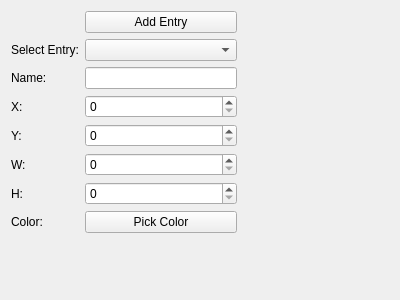
<?xml version="1.0" encoding="UTF-8"?>
<ui version="4.0">
 <class>TabClearArea</class>
 <widget class="QWidget" name="TabClearArea">
  <property name="geometry">
   <rect>
    <x>0</x>
    <y>0</y>
    <width>400</width>
    <height>300</height>
   </rect>
  </property>
  <property name="windowTitle">
   <string>Form</string>
  </property>
  <layout class="QGridLayout" name="gridLayout">
   <item row="6" column="0">
    <widget class="QLabel" name="label_6">
     <property name="text">
      <string>H:</string>
     </property>
    </widget>
   </item>
   <item row="6" column="1">
    <widget class="QSpinBox" name="h_spinBox">
     <property name="maximum">
      <number>240</number>
     </property>
    </widget>
   </item>
   <item row="5" column="0">
    <widget class="QLabel" name="label_5">
     <property name="text">
      <string>W:</string>
     </property>
    </widget>
   </item>
   <item row="0" column="1">
    <widget class="QPushButton" name="add_pushButton">
     <property name="text">
      <string>Add Entry</string>
     </property>
    </widget>
   </item>
   <item row="5" column="1">
    <widget class="QSpinBox" name="w_spinBox">
     <property name="maximum">
      <number>320</number>
     </property>
    </widget>
   </item>
   <item row="1" column="1">
    <widget class="QComboBox" name="select_comboBox"/>
   </item>
   <item row="2" column="0">
    <widget class="QLabel" name="label_2">
     <property name="text">
      <string>Name:</string>
     </property>
    </widget>
   </item>
   <item row="1" column="0">
    <widget class="QLabel" name="label">
     <property name="text">
      <string>Select Entry:</string>
     </property>
    </widget>
   </item>
   <item row="3" column="1">
    <widget class="QSpinBox" name="x_spinBox">
     <property name="maximum">
      <number>990</number>
     </property>
    </widget>
   </item>
   <item row="4" column="0">
    <widget class="QLabel" name="label_4">
     <property name="text">
      <string>Y:</string>
     </property>
    </widget>
   </item>
   <item row="2" column="1">
    <widget class="QLineEdit" name="name_lineEdit"/>
   </item>
   <item row="4" column="1">
    <widget class="QSpinBox" name="y_spinBox">
     <property name="maximum">
      <number>999</number>
     </property>
    </widget>
   </item>
   <item row="3" column="0">
    <widget class="QLabel" name="label_3">
     <property name="text">
      <string>X:</string>
     </property>
    </widget>
   </item>
   <item row="7" column="1">
    <widget class="QPushButton" name="color_pushButton">
     <property name="text">
      <string>Pick Color</string>
     </property>
    </widget>
   </item>
   <item row="7" column="0">
    <widget class="QLabel" name="label_7">
     <property name="text">
      <string>Color:</string>
     </property>
    </widget>
   </item>
   <item row="2" column="2">
    <spacer name="horizontalSpacer">
     <property name="orientation">
      <enum>Qt::Horizontal</enum>
     </property>
     <property name="sizeHint" stdset="0">
      <size>
       <width>40</width>
       <height>20</height>
      </size>
     </property>
    </spacer>
   </item>
   <item row="8" column="1">
    <spacer name="verticalSpacer">
     <property name="orientation">
      <enum>Qt::Vertical</enum>
     </property>
     <property name="sizeHint" stdset="0">
      <size>
       <width>20</width>
       <height>40</height>
      </size>
     </property>
    </spacer>
   </item>
  </layout>
 </widget>
 <resources/>
 <connections/>
</ui>
